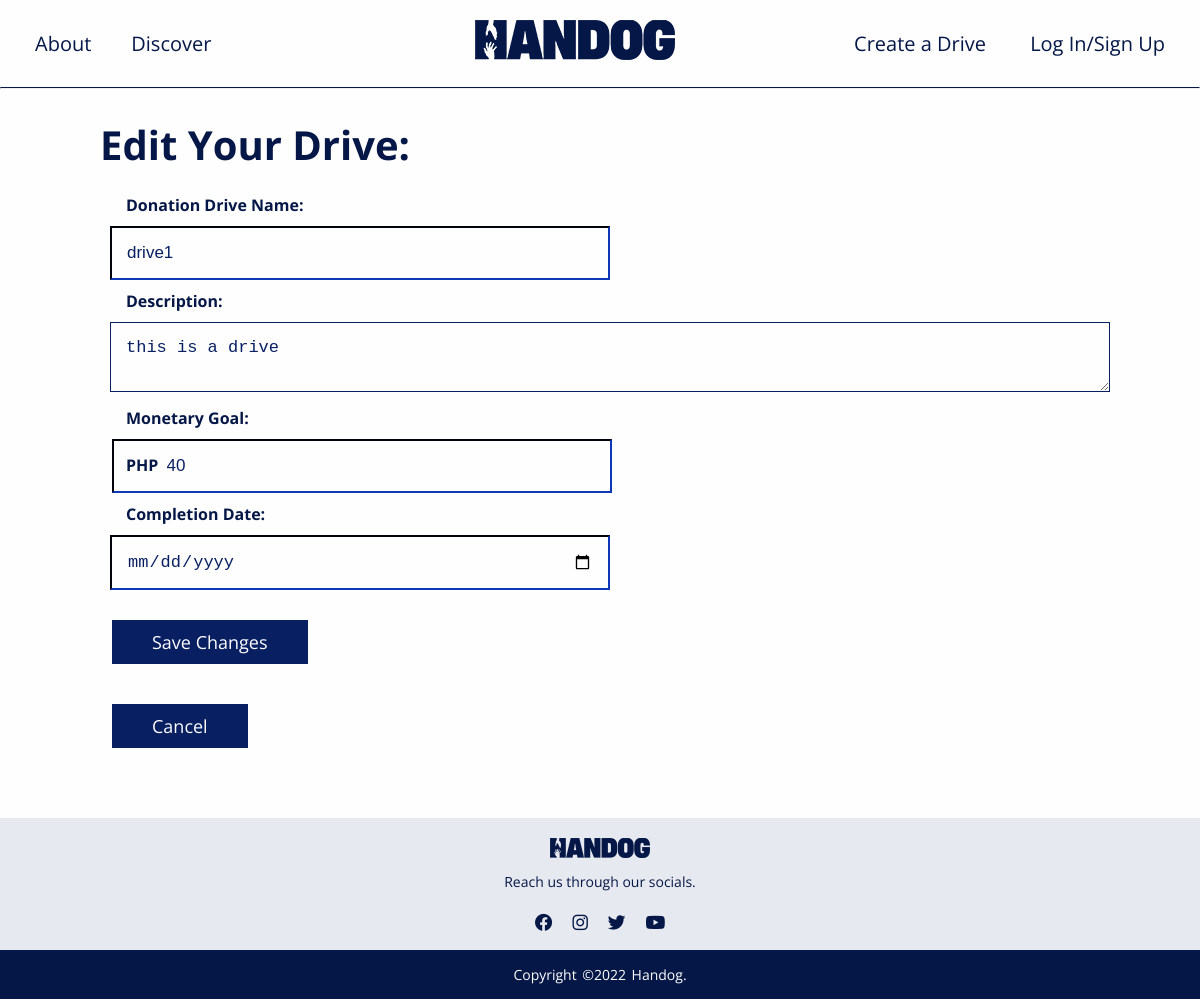
/editdrive.php?edit_ID=3, run on the app's committed database.
### tables this page shows
CREATE TABLE `donationdrives` (
  `drive_ID` int(11) NOT NULL,
  `user_ID` int(11) NOT NULL,
  `donation_name` varchar(50) NOT NULL,
  `description` varchar(500) NOT NULL,
  `completion_target` date NOT NULL,
  `date_opened` timestamp NOT NULL DEFAULT current_timestamp(),
  `amount_needed` int(11) NOT NULL
);

### editdrive.php (the view, shortened to what this page needs)
<?php
    include_once('header.php');
    require_once('connection.php');
    $drive_ID = $_GET['edit_ID'];
    $sql = "select * from donationdrives where drive_ID=$drive_ID";
    $result = mysqli_query($conn, $sql);
    $row = mysqli_fetch_assoc($result);
    $donation_name = $row['donation_name'];
    $amount_needed = $row['amount_needed'];
    $description = $row['description'];
?>
<div class="content">
    <h1>Edit Your Drive: </h1>
</div>
<form action="editdrivefunction.php?drive_ID=<?php echo $drive_ID ?>" method="post" class="createform">
    <br><label>Donation Drive Name: </label><br>
    <input type="text" name="donation_name" id="donation_name" value="<?php echo $donation_name ?>" required><br>
    <label>Description: </label><br>
    <textarea name="description" placeholder="Describe your Donation Drive" required><?php echo $description ?></textarea><br>
    <label>Monetary Goal: </label><br>
    <label>PHP</label>
    <input type="number" name="amount_needed" id="amount_needed" value="<?php echo $amount_needed ?>" required><br>
    <label>Completion Date: </label><br>
    <input type="date" name="completion_target" id="completion_target" value="<?php echo $completion_target ?>" required><br>
    <button type="submit" class="button" name="createdrive">Save Changes</button>
</form>
<div style="margin-left: 110px">
    <?php
        echo '<button class="button" name="cancel" onclick="window.location.href=\'account.php?cancel\'">Cancel</button><br>';
    ?>
</div>
<?php include_once('footer.php')?>

### stylesheet.css (style rules this page uses)
* { box-sizing: border-box; }
.createform { margin-left: 110px; }
.createform input { width: 500px; background-color: #fefefe; color:#081f62; padding: 15px; margin: 10px auto; font-size: 17px; border-color: #081f62; }
.createform input[type=number] { margin-left: -51px; background: transparent; padding-left: 53px; }
.createform label { color: #051747; font-weight: bolder; margin-left: 16px; }
.createform textarea { width: 1000px; background-color: #fefefe; color:#081f62; padding: 15px; margin: 10px auto; font-size: 17px; border-color: #081f62; max-height: 200px; resize: vertical; }
input[type=number] { -moz-appearance: textfield; }
.content { padding-top: 30px; margin-left: 100px; margin-right: 200px; font-family: 'Open Sans', sans-serif; }
.content h1 { color: #051747; line-height: 0%; font-size: 40px; font-weight: 700; }
.button { border: none; color: #fefefe; padding: 10px 40px; text-align: center; text-decoration: none; display: inline-block; font-family: 'Open Sans', sans-serif; font-weight: 400; font-size: 18px; margin: 20px 2px; cursor: pointer; background-color: #081f62; }
body { font-family: 'Open Sans', sans-serif; margin:0; background-color: #fefefe; }
.accesstabs .tabs input[type=email]::placeholder, input[type=password]::placeholder, input[type=text]::placeholder { color: #535f80; opacity: 1; }

### data on the page
donationdrives: donation_name "drive1", description "this is a drive", amount_needed "40"
